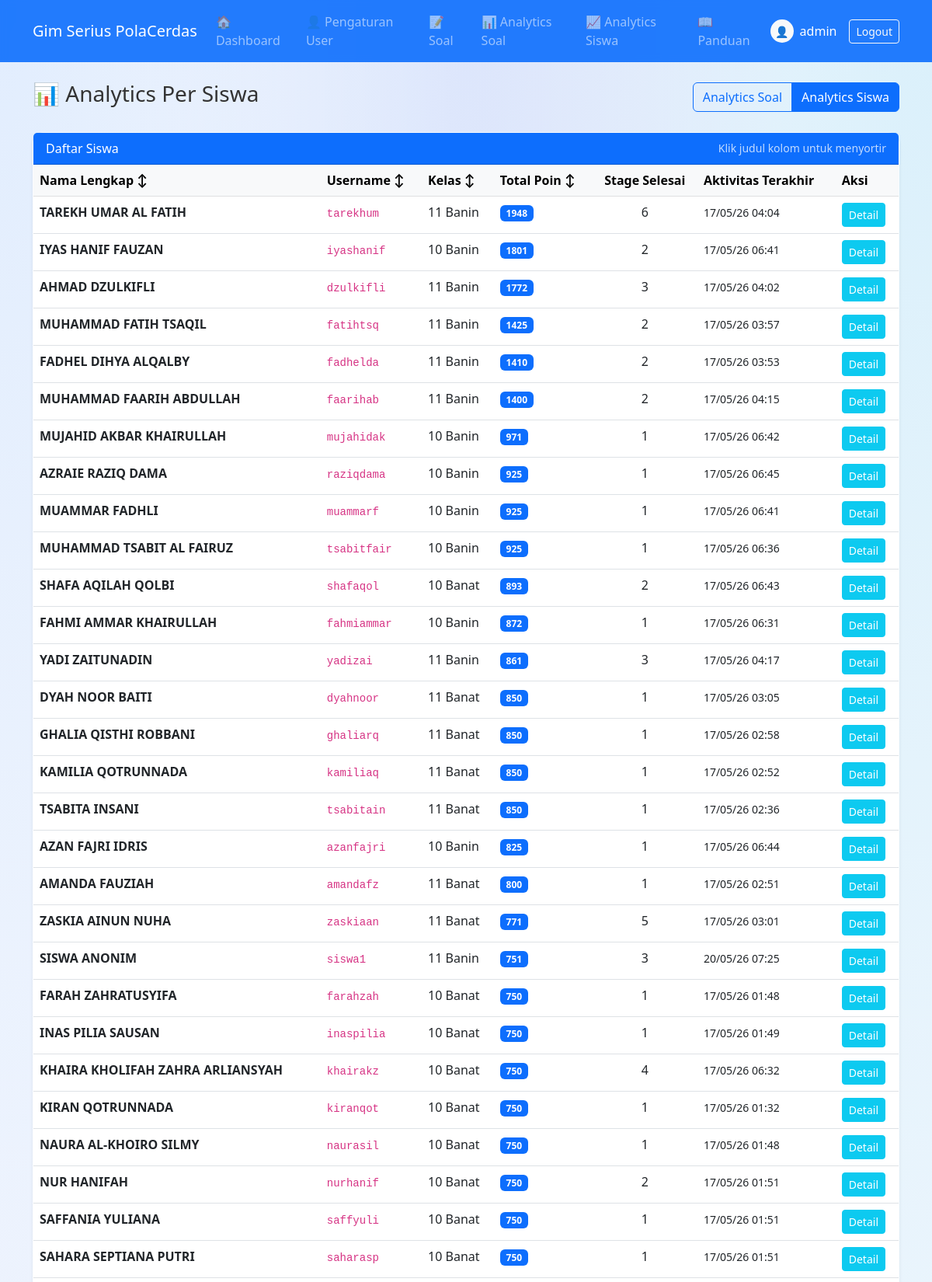
Screenshot of /admin/analytics/students (signed in, upper part) with the database file from the repository.
### app/models.py (models this page shows)
class User(db.Model, UserMixin):
    __tablename__ = 'users'
    id           = db.Column(db.Integer, primary_key=True)
    username     = db.Column(db.String(80), unique=True, nullable=False)
    password     = db.Column(db.String(200), nullable=False)
    role         = db.Column(db.Enum(RoleEnum), nullable=False, default=RoleEnum.siswa)
    total_points = db.Column(db.Integer, default=0)
    full_name       = db.Column(db.String(100), nullable=True)
    kelas           = db.Column(db.String(20), nullable=True)
    profile_picture = db.Column(db.String(255), nullable=True)

class StageCompletion(db.Model):
    __tablename__ = 'stage_completions'
    id                  = db.Column(db.String(36), primary_key=True, default=_uuid)
    session_id          = db.Column(db.String(36), db.ForeignKey('game_sessions.id'), nullable=False)
    user_id             = db.Column(db.Integer, db.ForeignKey('users.id'), nullable=False)
    stage_id            = db.Column(db.Integer, db.ForeignKey('stages.id'), nullable=False)
    modul_id            = db.Column(db.Integer, db.ForeignKey('moduls.id'), nullable=False)
    mode                = db.Column(db.String(10), nullable=False)
    attempt_number      = db.Column(db.Integer, nullable=False)
    total_answered      = db.Column(db.Integer, nullable=False, default=0)
    correct_easy        = db.Column(db.Integer, nullable=False, default=0)
    correct_medium      = db.Column(db.Integer, nullable=False, default=0)
    correct_hard        = db.Column(db.Integer, nullable=False, default=0)
    wrong_count         = db.Column(db.Integer, nullable=False, default=0)
    accuracy            = db.Column(db.Float, nullable=False, default=0.0)
    mastery_percentage  = db.Column(db.Float, nullable=False, default=0.0)
    final_level_reached = db.Column(db.String(10), nullable=True)
    is_cleared          = db.Column(db.Boolean, nullable=False, default=False)
    nyawa_remaining     = db.Column(db.Integer, nullable=False, default=0)
    total_time_seconds  = db.Column(db.Float, nullable=False, default=0.0)
    score               = db.Column(db.Integer, nullable=False, default=0)
    progression_path    = db.Column(db.Text, default='[]')
    completed_at        = db.Column(db.DateTime, nullable=False, server_default=db.func.now())
    __table_args__ = (db.Index('ix_completion_user_stage_mode', 'user_id', 'stage_id', 'mode'),)
    user  = db.relationship('User',  foreign_keys=[user_id],  lazy=True)
    stage = db.relationship('Stage', foreign_keys=[stage_id], lazy=True)

### app/routes/admin.py (the view)
@admin_bp.route('/analytics/students')
@login_required
@role_required('admin', 'guru')
def student_analytics_index():
    from app.models import StageCompletion
    students = User.query.filter_by(role=RoleEnum.siswa).order_by(User.total_points.desc()).all()
    for s in students:
        s.completion_count = StageCompletion.query.filter_by(user_id=s.id).count()
        s.last_activity = StageCompletion.query.filter_by(user_id=s.id).order_by(StageCompletion.completed_at.desc()).first()
    return render_template('admin/student_analytics_index.html', students=students)

### app/models.py (called while the page is built)
@login_manager.user_loader
def load_user(user_id):
    return User.query.get(int(user_id))

### app/utils.py (called while the page is built)
def role_required(*roles):
    def decorator(f):
        @wraps(f)
        def decorated_function(*args, **kwargs):
            if not current_user.is_authenticated:
                if request.is_json:
                    return jsonify({'error': 'Unauthorized'}), 401
                abort(401)
            if current_user.role.value not in roles:
                if request.is_json:
                    return jsonify({'error': 'Forbidden'}), 403
                abort(403)
            return f(*args, **kwargs)
        return decorated_function
    return decorator

### templates/admin/student_analytics_index.html (shortened to what this page needs)
{% extends 'base.html' %}
{% block content %}
<div class="d-flex justify-content-between align-items-center mb-4">
    <h3>📊 Analytics Per Siswa</h3>
    <div class="btn-group">
        <a href="{{ url_for('guru.analytics') }}" class="btn btn-outline-primary">Analytics Soal</a>
        <a href="{{ url_for('admin.student_analytics_index') }}" class="btn btn-primary">Analytics Siswa</a>
    </div>
</div>
<div class="card shadow-sm">
    <div class="card-header bg-primary text-white d-flex justify-content-between align-items-center">
        <span>Daftar Siswa</span>
        <small class="opacity-75">Klik judul kolom untuk menyortir</small>
    </div>
    <div class="card-body p-0">
        <table class="table table-hover mb-0" id="studentTable">
            <thead class="table-light">
                <tr>
                    <th onclick="sortTable(0)" style="cursor:pointer">Nama Lengkap ↕</th>
                    <th onclick="sortTable(1)" style="cursor:pointer">Username ↕</th>
                    <th onclick="sortTable(2)" style="cursor:pointer">Kelas ↕</th>
                    <th onclick="sortTable(3)" style="cursor:pointer">Total Poin ↕</th>
                    <th class="text-center">Stage Selesai</th>
                    <th>Aktivitas Terakhir</th>
                    <th>Aksi</th>
                </tr>
            </thead>
            <tbody>
                {% for student in students %}
                <tr>
                    <td><strong>{{ student.full_name or '-' }}</strong></td>
                    <td><code>{{ student.username }}</code></td>
                    <td>{{ student.kelas or '-' }}</td>
                    <td data-value="{{ student.total_points }}"><span class="badge bg-primary">{{ student.total_points }}</span></td>
                    <td class="text-center">{{ student.completion_count }}</td>
                    <td>
                        {% if student.last_activity %}
                        <span class="small">{{ student.last_activity.completed_at.strftime('%d/%m/%y %H:%M') }}</span>
                        {% else %}
                        <span class="text-muted small">-</span>
                        {% endif %}
                    </td>
                    <td>
                        <a href="{{ url_for('admin.student_analytics_detail', user_id=student.id) }}" class="btn btn-info btn-sm text-white">Detail</a>
                    </td>
                </tr>
                {% else %}
                <tr><td colspan="7" class="text-center text-muted">Belum ada data siswa.</td></tr>
                {% endfor %}
            </tbody>
        </table>
    </div>
</div>
{% endblock %}

### templates/base.html (shortened to what this page needs)
<!DOCTYPE html>
<html lang="id">
<head>
    <link href="https://cdn.jsdelivr.net/npm/bootstrap@5.3.0/dist/css/bootstrap.min.css" rel="stylesheet">
</head>
<body>
    {% if current_user.is_authenticated %}
    <nav class="navbar navbar-expand-lg navbar-dark bg-primary">
        <div class="container">
            <a class="navbar-brand" href="#">Gim Serius PolaCerdas</a>
            <div class="collapse navbar-collapse" id="navbarNav">
                <ul class="navbar-nav me-auto">
                    {% if current_user.role.value in ['siswa'] %}
                    <li class="nav-item">
                        <a class="nav-link" href="{{ url_for('siswa.dashboard') }}">🏠 Dashboard</a>
                    </li>
                    <li class="nav-item">
                        <a class="nav-link" href="{{ url_for('siswa.leaderboards') }}">🏆 Leaderboard</a>
                    </li>
                    <li class="nav-item">
                        <a class="nav-link" href="{{ url_for('siswa.analytics') }}">📊 Analytics</a>
                    </li>
                    {% elif current_user.role.value == 'admin' %}
                    <li class="nav-item">
                        <a class="nav-link" href="{{ url_for('admin.dashboard') }}">🏠 Dashboard</a>
                    </li>
                    <li class="nav-item">
                        <a class="nav-link" href="{{ url_for('admin.user_management') }}">👤 Pengaturan User</a>
                    </li>
                    <li class="nav-item">
                        <a class="nav-link" href="{{ url_for('guru.curriculum') }}">📝 Soal</a>
                    </li>
                    <li class="nav-item">
                        <a class="nav-link" href="{{ url_for('guru.analytics') }}">📊 Analytics Soal</a>
                    </li>
                    <li class="nav-item">
                        <a class="nav-link" href="{{ url_for('admin.student_analytics_index') }}">📈 Analytics Siswa</a>
                    </li>
                    {% endif %}
                    <li class="nav-item">
                        <a class="nav-link" href="{{ url_for('auth.help') }}">📖 Panduan</a>
                    </li>
                </ul>
                <div class="d-flex align-items-center">
                    <a href="{{ url_for('auth.profile') }}" class="text-white text-decoration-none me-3 d-flex align-items-center">
                        {% if current_user.profile_picture %}
                            <img src="{{ current_user.profile_picture | media_url }}" class="rounded-circle me-2" style="width: 30px; height: 30px; object-fit: cover; border: 1px solid white;">
                        {% else %}
                            <div class="rounded-circle bg-light d-inline-flex align-items-center justify-content-center me-2" style="width: 30px; height: 30px; font-size: 14px;">
                                👤
                            </div>
                        {% endif %}
                        <span>{{ current_user.full_name or current_user.username }}</span>
                    </a>
                    <a href="{{ url_for('auth.logout') }}" class="btn btn-outline-light btn-sm">Logout</a>
                </div>
            </div>
        </div>
    </nav>
    {% endif %}
    <div class="container mt-4">
        {% block content %}{% endblock %}
    </div>
</body>
</html>

### templates/base.html (style rules this page uses)
body { background-color: #f8f9fe; background-image: radial-gradient(at 0% 0%, hsla(215, 90%, 94%, 1) 0px, transparent 50%), radial-gradient(at 50% 0%, hsla(225, 80%, 92%, 1) 0px, transparent 50%), radial-gradient(at 100% 0%, hsla(200, 80%, 92%, 1) 0px, transparent 50%), radial-gradient(at 0% 100%, hsla(225, 70%, 94%, 1) 0px, transparent 50%), radial-gradient(at 100% 100%, hsla(215, 90%, 94%, 1) 0px, transparent 50%); background-attachment: fixed; min-height: 100vh; color: #333; transition: background 0.5s ease; }
.card { background: rgba(255, 255, 255, 0.7); backdrop-filter: blur(10px); -webkit-backdrop-filter: blur(10px); border: 1px solid rgba(255, 255, 255, 0.3); border-radius: 15px; transition: transform 0.3s ease; }
.navbar { background: rgba(13, 110, 253, 0.9) !important; backdrop-filter: blur(5px); }

### rows the page displays
User: full_name+username "admin"
User: full_name "TAREKH UMAR AL FATIH", username "tarekhum", kelas "11 Banin", total_points "1948", completion_count "6", last_activity.completed_at "17/05/26 04:04"
User: full_name "IYAS HANIF FAUZAN", username "iyashanif", kelas "10 Banin", total_points "1801", completion_count "2", last_activity.completed_at "17/05/26 06:41"
User: full_name "AHMAD DZULKIFLI", username "dzulkifli", kelas "11 Banin", total_points "1772", completion_count "3", last_activity.completed_at "17/05/26 04:02"
User: full_name "MUHAMMAD FATIH TSAQIL", username "fatihtsq", kelas "11 Banin", total_points "1425", completion_count "2", last_activity.completed_at "17/05/26 03:57"
User: full_name "FADHEL DIHYA ALQALBY", username "fadhelda", kelas "11 Banin", total_points "1410", completion_count "2", last_activity.completed_at "17/05/26 03:53"
User: full_name "MUHAMMAD FAARIH ABDULLAH", username "faarihab", kelas "11 Banin", total_points "1400", completion_count "2", last_activity.completed_at "17/05/26 04:15"
User: full_name "MUJAHID AKBAR KHAIRULLAH", username "mujahidak", kelas "10 Banin", total_points "971", completion_count "1", last_activity.completed_at "17/05/26 06:42"
User: full_name "AZRAIE RAZIQ DAMA", username "raziqdama", kelas "10 Banin", total_points "925", completion_count "1", last_activity.completed_at "17/05/26 06:45"
User: full_name "MUAMMAR FADHLI", username "muammarf", kelas "10 Banin", total_points "925", completion_count "1", last_activity.completed_at "17/05/26 06:41"
User: full_name "MUHAMMAD TSABIT AL FAIRUZ", username "tsabitfair", kelas "10 Banin", total_points "925", completion_count "1", last_activity.completed_at "17/05/26 06:36"
User: full_name "SHAFA AQILAH QOLBI", username "shafaqol", kelas "10 Banat", total_points "893", completion_count "2", last_activity.completed_at "17/05/26 06:43"
User: full_name "FAHMI AMMAR KHAIRULLAH", username "fahmiammar", kelas "10 Banin", total_points "872", completion_count "1", last_activity.completed_at "17/05/26 06:31"
User: full_name "YADI ZAITUNADIN", username "yadizai", kelas "11 Banin", total_points "861", completion_count "3", last_activity.completed_at "17/05/26 04:17"
User: full_name "DYAH NOOR BAITI", username "dyahnoor", kelas "11 Banat", total_points "850", completion_count "1", last_activity.completed_at "17/05/26 03:05"
User: full_name "GHALIA QISTHI ROBBANI", username "ghaliarq", kelas "11 Banat", total_points "850", completion_count "1", last_activity.completed_at "17/05/26 02:58"
User: full_name "KAMILIA QOTRUNNADA", username "kamiliaq", kelas "11 Banat", total_points "850", completion_count "1", last_activity.completed_at "17/05/26 02:52"
User: full_name "TSABITA INSANI", username "tsabitain", kelas "11 Banat", total_points "850", completion_count "1", last_activity.completed_at "17/05/26 02:36"
User: full_name "AZAN FAJRI IDRIS", username "azanfajri", kelas "10 Banin", total_points "825", completion_count "1", last_activity.completed_at "17/05/26 06:44"
User: full_name "AMANDA FAUZIAH", username "amandafz", kelas "11 Banat", total_points "800", completion_count "1", last_activity.completed_at "17/05/26 02:51"
User: full_name "ZASKIA AINUN NUHA", username "zaskiaan", kelas "11 Banat", total_points "771", completion_count "5", last_activity.completed_at "17/05/26 03:01"
User: full_name "SISWA ANONIM", username "siswa1", kelas "11 Banin", total_points "751", completion_count "3", last_activity.completed_at "20/05/26 07:25"
User: full_name "FARAH ZAHRATUSYIFA", username "farahzah", kelas "10 Banat", total_points "750", completion_count "1", last_activity.completed_at "17/05/26 01:48"
User: full_name "INAS PILIA SAUSAN", username "inaspilia", kelas "10 Banat", total_points "750", completion_count "1", last_activity.completed_at "17/05/26 01:49"
User: full_name "KHAIRA KHOLIFAH ZAHRA ARLIANSYAH", username "khairakz", kelas "10 Banat", total_points "750", completion_count "4", last_activity.completed_at "17/05/26 06:32"
User: full_name "KIRAN QOTRUNNADA", username "kiranqot", kelas "10 Banat", total_points "750", completion_count "1", last_activity.completed_at "17/05/26 01:32"
User: full_name "NAURA AL-KHOIRO SILMY", username "naurasil", kelas "10 Banat", total_points "750", completion_count "1", last_activity.completed_at "17/05/26 01:48"
User: full_name "NUR HANIFAH", username "nurhanif", kelas "10 Banat", total_points "750", completion_count "2", last_activity.completed_at "17/05/26 01:51"
User: full_name "SAFFANIA YULIANA", username "saffyuli", kelas "10 Banat", total_points "750", completion_count "1", last_activity.completed_at "17/05/26 01:51"
User: full_name "SAHARA SEPTIANA PUTRI", username "saharasp", kelas "10 Banat", total_points "750", completion_count "1", last_activity.completed_at "17/05/26 01:51"
